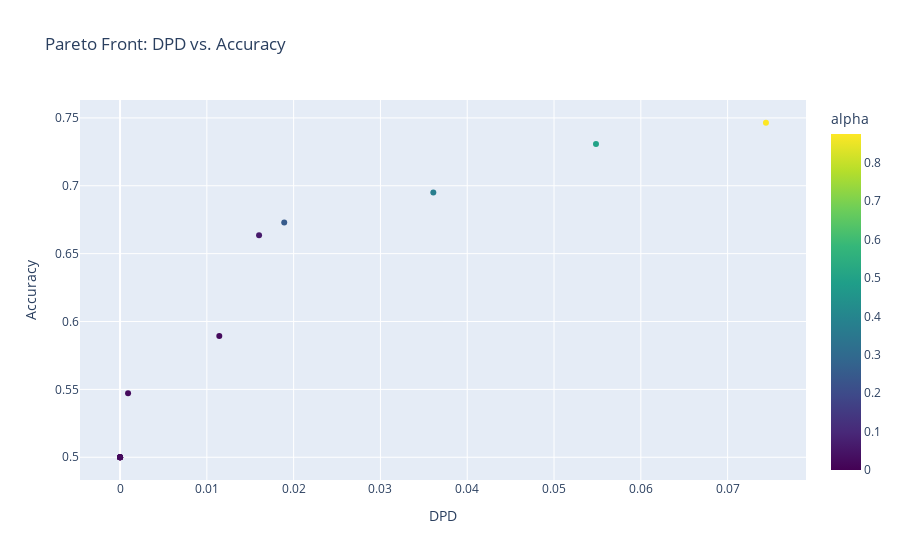

Write notebook code for a chart like this one.
### Code cell
fig = px.scatter(
    plot_df,
    x='DPD',
    y='Accuracy',
    color='alpha',
    color_continuous_scale='Viridis',
    size_max=15,
    hover_data={'alpha': True, 'DPD': True, 'Accuracy': True},
    title='Pareto Front: DPD vs. Accuracy'
)
fig.update_traces(marker=dict(line_width=0))
fig.show()

### Figure 1 — Plotly figure (JSON) as saved in the notebook; plotly's stock layout.template omitted (floating-point values rounded to 4 significant figures)
{"data": [{"customdata": [[0.0], [0.01562], [0.01953], [0.02148], [0.02197], [0.02222], [0.02234], [0.02246], [0.02271], [0.0625], [0.25], [0.375], [0.5], [0.875]], "hovertemplate": "DPD=%{x}<br>Accuracy=%{y}<br>alpha=%{marker.color}<extra></extra>", "legendgroup": "", "marker": {"color": [0.0, 0.01562, 0.01953, 0.02148, 0.02197, 0.02222, 0.02234, 0.02246, 0.02271, 0.0625, 0.25, 0.375, 0.5, 0.875], "coloraxis": "coloraxis", "line": {"width": 0}, "symbol": "circle"}, "mode": "markers", "name": "", "orientation": "v", "showlegend": false, "type": "scatter", "x": [0.0, 0.0, 0.0, 0.0, 0.0, 0.0, 0.0009224, 0.01143, 0.0, 0.01602, 0.01891, 0.03609, 0.05483, 0.07442], "xaxis": "x", "y": [0.5, 0.5, 0.5, 0.5, 0.5, 0.5, 0.5471, 0.5893, 0.5, 0.6636, 0.6729, 0.695, 0.7307, 0.7464], "yaxis": "y"}], "layout": {"coloraxis": {"colorbar": {"title": {"text": "alpha"}}, "colorscale": [[0, "#440154"], [0.1111, "#482878"], [0.2222, "#3e4989"], [0.3333, "#31688e"], [0.4444, "#26828e"], [0.5556, "#1f9e89"], [0.6667, "#35b779"], [0.7778, "#6ece58"], [0.8889, "#b5de2b"], [1, "#fde725"]]}, "legend": {"tracegroupgap": 0}, "title": {"text": "Pareto Front: DPD vs. Accuracy"}, "xaxis": {"anchor": "y", "domain": [0, 1], "title": {"text": "DPD"}}, "yaxis": {"anchor": "x", "domain": [0, 1], "title": {"text": "Accuracy"}}}}
